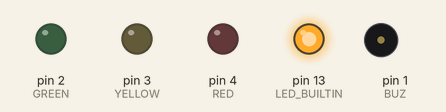
Simulated run of this sketch. Board: Arduino Uno, built with avr-gcc and run on an emulated ATmega328P. On the bench: output pins drawn as LEDs (lit = HIGH), buzzer (waves = sounding, pin HIGH).

Above: at 0.5 s.
At 6.1 s:
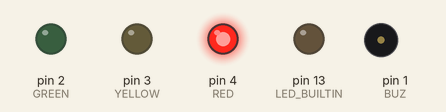
At 13.6 s:
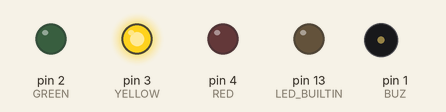
At 21.1 s:
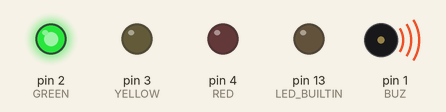
At 27.15 s:
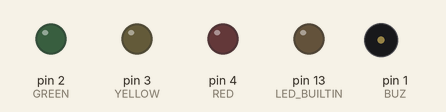
Timing chart, 0 to 33.9 s (numbered marks = the images above):
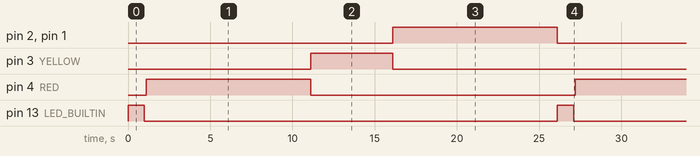

The sketch:

arduino-traffic-light-and-buzzer.ino
```cpp
int RED = 4;
int YELLOW = 3;
int GREEN = 2;
int BUZ = 1;

// the setup function runs once when you press reset or power the board
void setup() {
  // initialize digital pin LED_BUILTIN as an output.
  // put your setup code here, to run once:
  pinMode(LED_BUILTIN, OUTPUT);

  pinMode(RED, OUTPUT);
  pinMode(YELLOW, OUTPUT);
  pinMode(GREEN, OUTPUT);
  pinMode(BUZ, OUTPUT);

}

// the loop function runs over and over again forever
void loop() {
  // put your main code here, to run repeatedly:
  digitalWrite(LED_BUILTIN, HIGH);   // turn the LED on (HIGH is the voltage level)
  delay(1000);                       // wait for a second
  digitalWrite(LED_BUILTIN, LOW);    // turn the LED off by making the voltage LOW
  delay(100);
  // wait for a second

  // RED
  digitalWrite(RED, HIGH);   // turn the LED on (HIGH is the voltage level),
  delay(10000);
  digitalWrite(RED, LOW);    // turn the LED off by making the voltage LOW


  // YELLOW
  digitalWrite(YELLOW, HIGH);   // turn the LED on (HIGH is the voltage level)
  delay(5000);
  digitalWrite(YELLOW, LOW);    // turn the LED off by making the voltage LOW


  // GREEN
  digitalWrite(GREEN, HIGH);   // turn the LED on (HIGH is the voltage level)
  digitalWrite(BUZ, HIGH);
  delay(10000);
  digitalWrite(GREEN, LOW);    // turn the LED off by making the voltage LOW
  digitalWrite(BUZ, LOW);

}
```

Measured:
- by itself, pin 2 (GREEN), pin 4 (RED), pin 1 (BUZ): alternates HIGH for 10.0 s and LOW for 16.1 s
- by itself, pin 3 (YELLOW): alternates HIGH for 5.0 s and LOW for 21.1 s
- by itself, pin 13 (LED_BUILTIN): alternates HIGH for 1.0 s and LOW for 25.1 s
